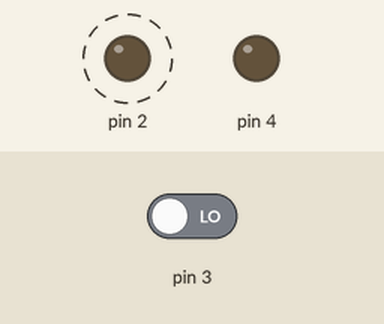
Recording of a sketch running on a simulated Arduino Uno, built with avr-gcc and run on an emulated ATmega328P. Parts: output pins drawn as LEDs (lit = HIGH). Dashed ring = blinking. Inputs (shaded band) come from the test bench; at power-on: pin 3 LOW.

Above: at 3.8 s.
3.9 s: pin 3 driven HIGH
At 4.4 s:
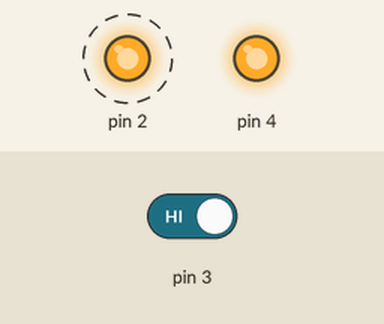
7.4 s: pin 3 driven LOW
At 8.4 s:
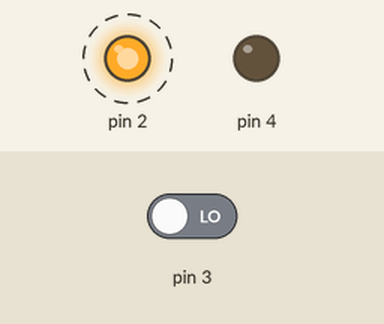
Timing chart, 0 to 17.0 s (numbered marks = the images above; inputs shaded):
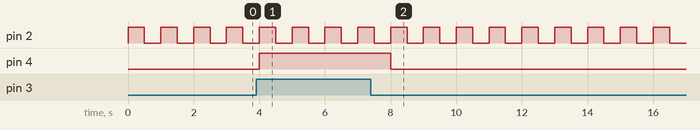

Measured:
- after the input at 3.9 s, pin 4: LOW → HIGH after 0.10 s
- after the input at 7.4 s, pin 4: HIGH → LOW after 0.60 s
- by itself, pin 2: alternates HIGH for 0.50 s and LOW for 0.50 s

The sketch:

Blink_e_bt.ino
```cpp
void setup() {
  pinMode(2, OUTPUT);
  pinMode(4, OUTPUT);
  pinMode(3, INPUT);
}

void loop() {
  digitalWrite(2, HIGH);
  delay(500);
  digitalWrite(2, LOW);
  delay(500);

  if (digitalRead(3)) {
    digitalWrite(4, HIGH);
  } else {
    digitalWrite(4, LOW);
  }
}
```
